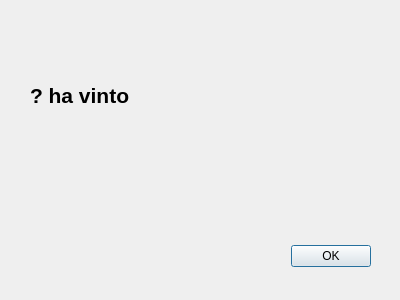
<?xml version="1.0" encoding="UTF-8"?>
<ui version="4.0">
 <class>Dialog</class>
 <widget class="QDialog" name="Dialog">
  <property name="geometry">
   <rect>
    <x>0</x>
    <y>0</y>
    <width>400</width>
    <height>300</height>
   </rect>
  </property>
  <property name="windowTitle">
   <string>Dialog</string>
  </property>
  <widget class="QDialogButtonBox" name="buttonBox">
   <property name="geometry">
    <rect>
     <x>30</x>
     <y>240</y>
     <width>341</width>
     <height>32</height>
    </rect>
   </property>
   <property name="orientation">
    <enum>Qt::Horizontal</enum>
   </property>
   <property name="standardButtons">
    <set>QDialogButtonBox::Ok</set>
   </property>
  </widget>
  <widget class="QLabel" name="label">
   <property name="geometry">
    <rect>
     <x>30</x>
     <y>50</y>
     <width>341</width>
     <height>91</height>
    </rect>
   </property>
   <property name="font">
    <font>
     <pointsize>16</pointsize>
     <bold>true</bold>
    </font>
   </property>
   <property name="text">
    <string>? ha vinto</string>
   </property>
  </widget>
 </widget>
 <resources/>
 <connections>
  <connection>
   <sender>buttonBox</sender>
   <signal>accepted()</signal>
   <receiver>Dialog</receiver>
   <slot>accept()</slot>
   <hints>
    <hint type="sourcelabel">
     <x>248</x>
     <y>254</y>
    </hint>
    <hint type="destinationlabel">
     <x>157</x>
     <y>274</y>
    </hint>
   </hints>
  </connection>
  <connection>
   <sender>buttonBox</sender>
   <signal>rejected()</signal>
   <receiver>Dialog</receiver>
   <slot>reject()</slot>
   <hints>
    <hint type="sourcelabel">
     <x>316</x>
     <y>260</y>
    </hint>
    <hint type="destinationlabel">
     <x>286</x>
     <y>274</y>
    </hint>
   </hints>
  </connection>
 </connections>
</ui>
